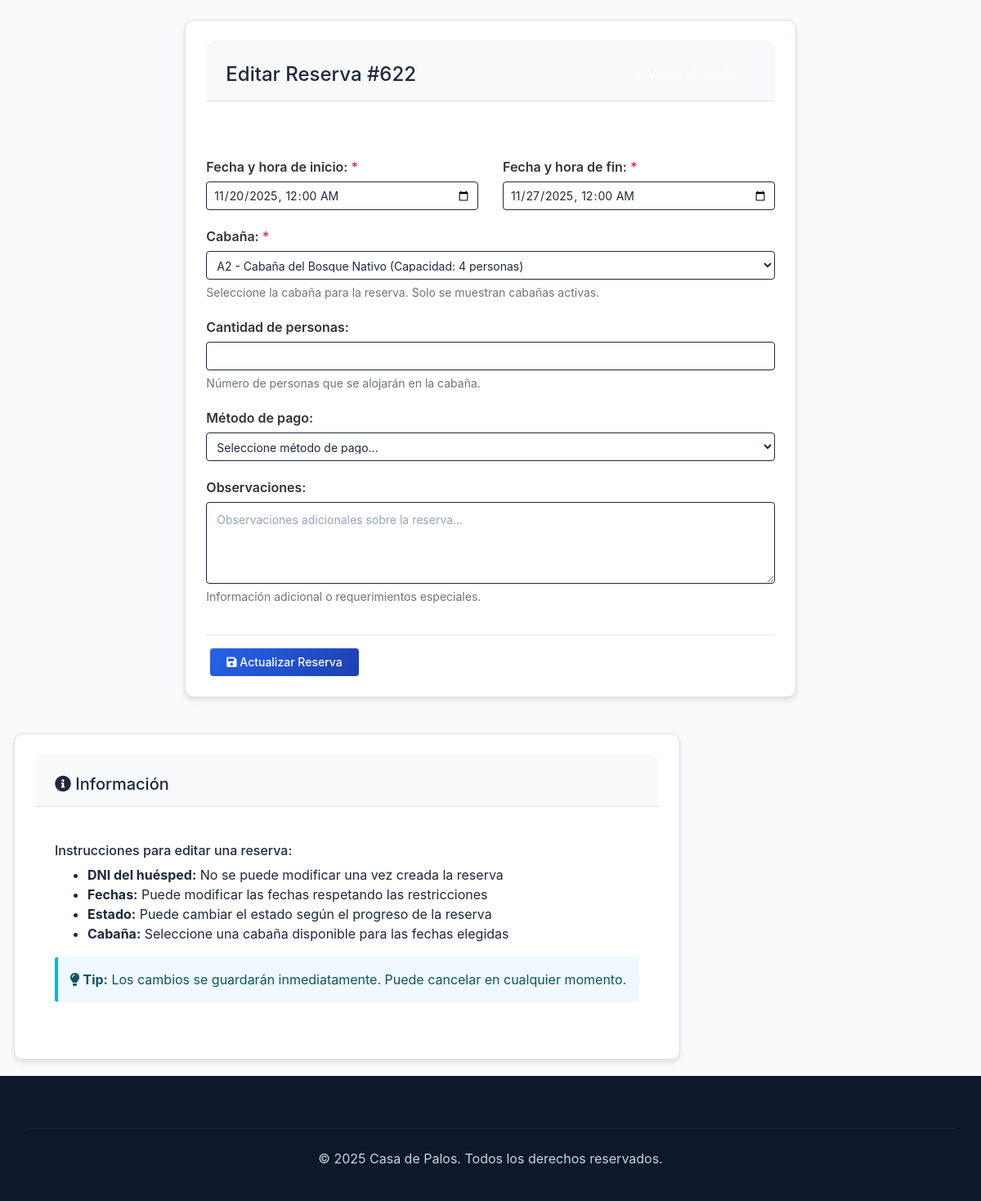
The page /reservas/622/edit (signed in) on the database as committed earlier.
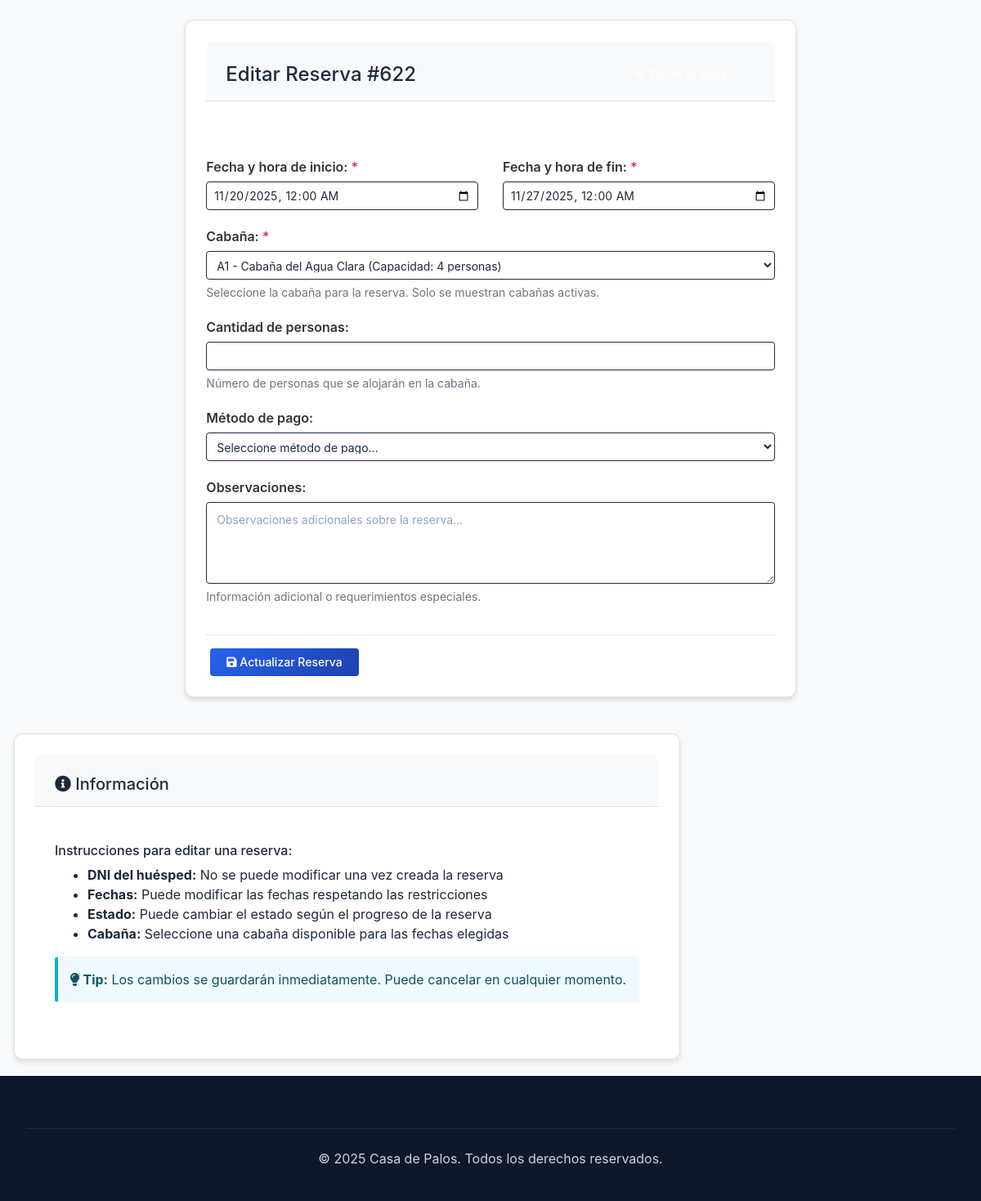
The same page on the database as committed later.
### tables this page shows
CREATE TABLE `reserva` (
  `id_reserva` int NOT NULL AUTO_INCREMENT,
  `reserva_online` int NOT NULL DEFAULT '0',
  `reserva_fhinicio` datetime NOT NULL,
  `reserva_fhfin` datetime NOT NULL,
  `rela_cabania` int NOT NULL,
  `rela_estadoreserva` int NOT NULL,
  `reserva_fhexpiracion` datetime DEFAULT NULL,
  `rela_periodo` int NOT NULL,
  PRIMARY KEY (`id_reserva`),
  KEY `fk_reserva_cabaña1_idx` (`rela_cabania`),
  KEY `fk_reserva_estadoreserva1_idx` (`rela_estadoreserva`),
  KEY `fk_reserva_periodo1_idx` (`rela_periodo`),
  CONSTRAINT `fk_reserva_cabaña1` FOREIGN KEY (`rela_cabania`) REFERENCES `cabania` (`id_cabania`),
  CONSTRAINT `fk_reserva_estadoreserva1` FOREIGN KEY (`rela_estadoreserva`) REFERENCES `estadoreserva` (`id_estadoreserva`),
  CONSTRAINT `fk_reserva_periodo1` FOREIGN KEY (`rela_periodo`) REFERENCES `periodo` (`id_periodo`)
);

CREATE TABLE `cabania` (
  `id_cabania` int NOT NULL AUTO_INCREMENT,
  `cabania_codigo` varchar(45) NOT NULL,
  `cabania_nombre` varchar(45) NOT NULL,
  `cabania_descripcion` varchar(400) NOT NULL,
  `cabania_capacidad` int NOT NULL,
  `cabania_precio` float NOT NULL,
  `cabania_ubicacion` varchar(100) NOT NULL,
  `cabania_cantidadbanios` int NOT NULL,
  `cabania_cantidadhabitaciones` int NOT NULL,
  `cabania_foto` varchar(250) NOT NULL,
  `cabania_estado` int NOT NULL,
  PRIMARY KEY (`id_cabania`)
);

### Views/admin/operaciones/reservas/formulario.php (the view, shortened to what the rows shown need)
<?php
$isEdit = isset($reserva) && !empty($reserva);
require_once __DIR__ . '/../../../shared/layouts/header.php';
?>
<div class="container mt-4">
    <div class="row">
        <div class="col-md-8 offset-md-2">
            <div class="card">
                <div class="card-header">
                    <div class="d-flex justify-content-between align-items-center">
                        <h4 class="mb-0">
                            <?php if ($isEdit): ?>
                                Editar Reserva #<?= $reserva['id_reserva'] ?>
                            <?php else: ?>
                                Nueva Reserva
                            <?php endif; ?>
                        </h4>
                        <a href="/reservas" class="btn btn-secondary">
                            <i class="fas fa-arrow-left"></i> Volver al listado
                        </a>
                    </div>
                </div>
                <div class="card-body">
                        </div>
                        <div class="row">
                            <div class="col-md-6">
                                <div class="form-group">
                                    <label for="reserva_fhinicio" class="required">Fecha y hora de inicio:</label>
                                    <input type="datetime-local"
                                           class="form-control <?= isset($errors) && !empty($errors) ? 'is-invalid' : '' ?>"
                                           id="reserva_fhinicio"
                                           name="reserva_fhinicio"
                                           value="<?= $isEdit ? htmlspecialchars($reserva['reserva_fhinicio']) : (isset($data['reserva_fhinicio']) ? htmlspecialchars($data['reserva_fhinicio']) : '') ?>"
                                           required>
                                </div>
                            </div>
                            <div class="col-md-6">
                                <div class="form-group">
                                    <label for="reserva_fhfin" class="required">Fecha y hora de fin:</label>
                                    <input type="datetime-local"
                                           class="form-control <?= isset($errors) && !empty($errors) ? 'is-invalid' : '' ?>"
                                           id="reserva_fhfin"
                                           name="reserva_fhfin"
                                           value="<?= $isEdit ? htmlspecialchars($reserva['reserva_fhfin']) : (isset($data['reserva_fhfin']) ? htmlspecialchars($data['reserva_fhfin']) : '') ?>"
                                           required>
                                </div>
                            </div>
                        </div>
                        <div class="form-group">
                            <label for="rela_cabania" class="required">Cabaña:</label>
                            <select class="form-control <?= isset($errors) && !empty($errors) ? 'is-invalid' : '' ?>"
                                    id="rela_cabania"
                                    name="rela_cabania"
                                    required>
                                <?php foreach ($cabanias as $cabania): ?>
                                    <option value="<?= $cabania['id_cabania'] ?>"
                                            <?php
                                            $selected = $isEdit ?
                                                ($reserva['rela_cabania'] == $cabania['id_cabania']) :
                                                (($data['rela_cabania'] ?? '') == $cabania['id_cabania']);
                                            echo $selected ? 'selected' : '';
                                            ?>>
                                        <?= htmlspecialchars($cabania['cabania_codigo'] . ' - ' . $cabania['cabania_nombre']) ?>
                                        (Capacidad: <?= $cabania['cabania_capacidad'] ?> personas)
                                    </option>
                                <?php endforeach; ?>
                            </select>
                            <small class="form-text text-muted">
                                Seleccione la cabaña para la reserva. Solo se muestran cabañas activas.
                            </small>
                        </div>
                        <div class="form-group">
                            <label for="reserva_cantidadpersonas">Cantidad de personas:</label>
                            <input type="number"
                                   class="form-control"
                                   id="reserva_cantidadpersonas"
                                   name="reserva_cantidadpersonas"
                                   value="<?= $isEdit ? htmlspecialchars($reserva['reserva_cantidadpersonas']) : (isset($data['reserva_cantidadpersonas']) ? htmlspecialchars($data['reserva_cantidadpersonas']) : '1') ?>"
                                   min="1"
                                   max="10">
                            <small class="form-text text-muted">
                                Número de personas que se alojarán en la cabaña.
                            </small>
                        </div>
                        <div class="form-group">
                            <label for="rela_metodopago">Método de pago:</label>
                            <select class="form-control" id="rela_metodopago" name="rela_metodopago">
                                <option value="">Seleccione método de pago...</option>
                            </select>
                        </div>
                        <div class="form-group">
                            <label for="reserva_observaciones">Observaciones:</label>
                            <textarea class="form-control"
                                      id="reserva_observaciones"
                                      name="reserva_observaciones"
                                      rows="3"
                                      placeholder="Observaciones adicionales sobre la reserva..."><?= $isEdit ? htmlspecialchars($reserva['reserva_observaciones']) : (isset($data['reserva_observaciones']) ? htmlspecialchars($data['reserva_observaciones']) : '') ?></textarea>
                            <small class="form-text text-muted">
                                Información adicional o requerimientos especiales.
                            </small>
                        </div>
                        <hr>
                        <div class="form-group mb-0">
                            <button type="submit" class="btn btn-primary">
                                <i class="fas fa-save"></i>
                                <?= $isEdit ? 'Actualizar Reserva' : 'Crear Reserva' ?>
                            </button>
                            <a href="/reservas" class="btn btn-secondary ml-2">
                                <i class="fas fa-times"></i> Cancelar
                            </a>
                        </div>
                </div>
            </div>
            <div class="card mt-4">
                <div class="card-header">
                    <h5 class="mb-0">
                        <i class="fas fa-info-circle"></i> Información
                    </h5>
                </div>
                <div class="card-body">
                    <div class="row">
                        <div class="col-md-12">
                            <h6>Instrucciones para <?= $isEdit ? 'editar' : 'crear' ?> una reserva:</h6>
                            <ul>
                                <?php if ($isEdit): ?>
                                    <li><strong>DNI del huésped:</strong> No se puede modificar una vez creada la reserva</li>
                                    <li><strong>Fechas:</strong> Puede modificar las fechas respetando las restricciones</li>
                                    <li><strong>Estado:</strong> Puede cambiar el estado según el progreso de la reserva</li>
                                <?php endif; ?>
                                <li><strong>Cabaña:</strong> Seleccione una cabaña disponible para las fechas elegidas</li>
                            </ul>
                            <div class="alert alert-info mt-3">
                                <i class="fas fa-lightbulb"></i>
                                <strong>Tip:</strong>
                                <?= $isEdit ?
                                    'Los cambios se guardarán inmediatamente. Puede cancelar en cualquier momento.' :
                                    'Una vez creada la reserva, puede editarla desde el listado principal para modificar fechas, cabaña o estado según sea necesario.'
                                ?>
                            </div>
                        </div>
                    </div>
                </div>
            </div>
        </div>
    </div>
</div>
<?php require_once __DIR__ . '/../../../shared/layouts/footer.php'; ?>

Rows that differ between the two databases and show on the page:
changed reserva id 622: rela_cabania "A2 - Cabaña del Bosque Nativo (Capacidad: 4 personas)" → "A1 - Cabaña del Agua Clara (Capacidad: 4 personas)"
